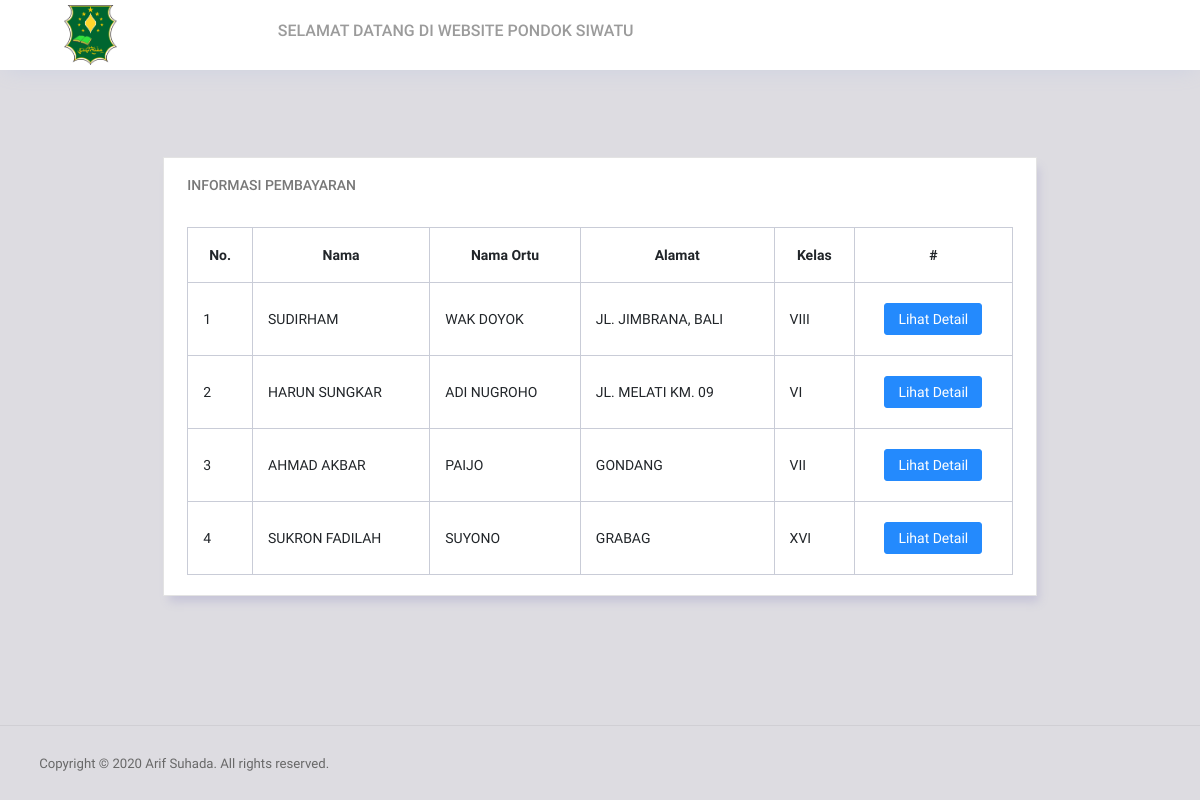
The page / on the database its author committed.
### tables this page shows
CREATE TABLE `data_santri` (
  `id` int(5) NOT NULL,
  `no_absen` int(5) NOT NULL,
  `full_name` varchar(128) NOT NULL,
  `parents_name` varchar(128) NOT NULL,
  `phone_num` bigint(13) NOT NULL,
  `address` varchar(128) NOT NULL,
  `class` varchar(128) NOT NULL,
  `ts` timestamp NOT NULL DEFAULT current_timestamp() ON UPDATE current_timestamp()
);

### application/controllers/Welcome.php (called while the page is built, shortened)
<?php
class Welcome extends CI_Controller
{
	public function __construct()
	{
		$this->load->model('Welcome_model', 'welcome');
	}
	public function index()
	{
		$data['title'] = 'Home';
		$data['santri'] = $this->welcome->getAll();
		$this->load->view('partials/_header', $data);
		$this->load->view('home/index', $data);
		$this->load->view('partials/_footer');
	}
}

### index.php (called while the page is built, shortened)
<?php
require_once BASEPATH.'core/CodeIgniter.php';

### application/models/Welcome_model.php (called while the page is built, shortened)
<?php
class Welcome_model extends CI_Model
{
    public function getAll()
    {
        return $this->db->get('data_santri')->result_array();
    }
}

### application/views/home/index.php (the view, shortened to what this page needs)
<body>
    <div class="container-scroller">
        <nav class="navbar col-lg-12 col-12 p-0 fixed-top d-flex flex-row">
            <div class="text-center navbar-brand-wrapper d-flex align-items-center justify-content-center">
                <a class="navbar-brand brand-logo mr-5" href="<?= base_url(''); ?>"><img src="<?= base_url('assets/images/'); ?>logo.png" class="mr-2" alt="logo"></a>
            </div>
            <div class="navbar-menu-wrapper d-flex align-items-center justify-content-start">
                <h5 class="text-uppercase">Selamat Datang di Website Pondok Siwatu</h5>
            </div>
        </nav>
        <div class="container-fluid page-body-wrapper full-page-wrapper">
            <div class="main-panel w-100  documentation">
                <div class="content-wrapper">
                    <div class="container-fluid">
                        <div class="row doc-content">
                            <div class="col-12 col-md-10 offset-md-1">
                                <div class="col-12 grid-margin">
                                    <div class="card">
                                        <div class="card-body">
                                            <h4 class="card-title">Informasi Pembayaran</h4>
                                            <div class="table-responsive pt-3">
                                                <table class="table table-bordered">
                                                    <thead align="center">
                                                        <tr>
                                                            <th>No.</th>
                                                            <th>Nama</th>
                                                            <th>Nama Ortu</th>
                                                            <th>Alamat</th>
                                                            <th>Kelas</th>
                                                            <th>#</th>
                                                        </tr>
                                                    </thead>
                                                    <tbody>
                                                        <?php $i = 1; ?>
                                                        <?php foreach ($santri as $s) : ?>
                                                            <tr>
                                                                <td><?= $i; ?></td>
                                                                <td class="text-uppercase"><?= $s['full_name']; ?></td>
                                                                <td class="text-uppercase"><?= $s['parents_name']; ?></td>
                                                                <td class="text-uppercase"><?= $s['address']; ?></td>
                                                                <td><?= $s['class']; ?></td>
                                                                <td align="center"><a href="<?= base_url('welcome/detail/') . $s['no_absen'] ?>" class="btn btn-primary btn-sm">Lihat Detail</a></td>
                                                            </tr>
                                                            <?php $i++; ?>
                                                        <?php endforeach; ?>
                                                    </tbody>
                                                </table>
                                            </div>
                                        </div>
                                    </div>
                                </div>
                            </div>
                        </div>
                    </div>
                </div>
                <?php $this->load->view('partials/_footbar.php') ?>
            </div>
        </div>
    </div>
</body>

### application/views/partials/_header.php (shortened to what this page needs)
<!DOCTYPE html>
<html lang="en">
<head>
    <link rel="stylesheet" href="<?= base_url('assets/'); ?>vendors/ti-icons/css/themify-icons.css">
    <link rel="stylesheet" href="<?= base_url('assets/'); ?>vendors/base/vendor.bundle.base.css">
    <link rel="stylesheet" href="https://cdnjs.cloudflare.com/ajax/libs/datepick/5.1.1/css/jquery.datepick.css">
    <link rel="stylesheet" href="https://cdn.datatables.net/1.10.20/css/jquery.dataTables.min.css">
    <link rel="stylesheet" href="<?= base_url('assets/'); ?>css/style.css">
    <link rel="stylesheet" href="<?= base_url('assets/'); ?>css/jquery-ui.min.css">
</head>

### application/views/partials/_footbar.php
<footer class="footer">
    <div class="d-sm-flex justify-content-center justify-content-sm-between">
        <span class="text-muted text-center text-sm-left d-block d-sm-inline-block">Copyright © <?= date('Y'); ?> Arif Suhada. All rights reserved.</span>
    </div>
</footer>

### application/views/partials/_footer.php (shortened to what this page needs)
</body>
</html>

### rows shown on the page
data_santri: full_name "SUDIRHAM", parents_name "WAK DOYOK", address "JL. JIMBRANA, BALI", class "VIII"
data_santri: full_name "HARUN SUNGKAR", parents_name "ADI NUGROHO", address "JL. MELATI KM. 09", class "VI"
data_santri: full_name "AHMAD AKBAR", parents_name "PAIJO", address "GONDANG", class "VII"
data_santri: full_name "SUKRON FADILAH", parents_name "SUYONO", address "GRABAG", class "XVI"
